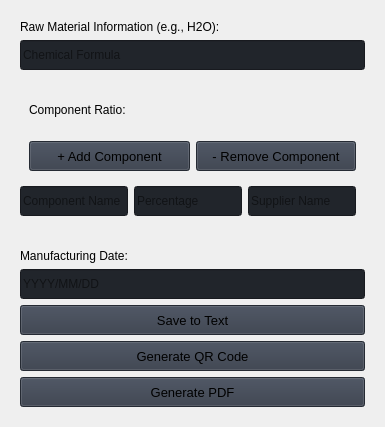
                     <widget class="QWidget" name="material_page">
                      <layout class="QVBoxLayout" name="verticalLayout_33">
                       <item>
                        <widget class="QFrame" name="verticalFrame">
                         <layout class="QVBoxLayout" name="verticalLayout_29">
                          <item>
                           <widget class="QLabel" name="lbl_raw_material">
                            <property name="text">
                             <string>Raw Material Information (e.g., H2O):</string>
                            </property>
                           </widget>
                          </item>
                          <item>
                           <widget class="QLineEdit" name="input_raw_material">
                            <property name="minimumSize">
                             <size>
                              <width>0</width>
                              <height>30</height>
                             </size>
                            </property>
                            <property name="styleSheet">
                             <string notr="true">background-color: rgb(33, 37, 43);</string>
                            </property>
                            <property name="text">
                             <string/>
                            </property>
                            <property name="placeholderText">
                             <string>Chemical Formula</string>
                            </property>
                           </widget>
                          </item>
                         </layout>
                        </widget>
                       </item>
                       <item>
                        <widget class="QWidget" name="verticalWidget_2" native="true">
                         <layout class="QVBoxLayout" name="verticalLayout_30">
                          <item>
                           <widget class="QFrame" name="verticalFrame_4">
                            <layout class="QVBoxLayout" name="verticalLayout_32">
                             <item>
                              <widget class="QLabel" name="lbl_component_ratio">
                               <property name="text">
                                <string>Component Ratio:</string>
                               </property>
                              </widget>
                             </item>
                            </layout>
                           </widget>
                          </item>
                          <item>
                           <widget class="QFrame" name="horizontalFrame">
                            <layout class="QHBoxLayout" name="horizontalLayout_19">
                             <item>
                              <widget class="QPushButton" name="btn_add_component">
                               <property name="minimumSize">
                                <size>
                                 <width>150</width>
                                 <height>30</height>
                                </size>
                               </property>
                               <property name="font">
                                <font>
                                 <family>Segoe UI</family>
                                 <pointsize>10</pointsize>
                                 <italic>false</italic>
                                 <bold>false</bold>
                                </font>
                               </property>
                               <property name="cursor">
                                <cursorShape>PointingHandCursor</cursorShape>
                               </property>
                               <property name="styleSheet">
                                <string notr="true">background-color: rgb(52, 59, 72);</string>
                               </property>
                               <property name="text">
                                <string>+ Add Component</string>
                               </property>
                               <property name="icon">
                                <iconset resource="../pyqt6/Modern_GUI_PyDracula_PySide6_or_PyQt6/resources.qrc">
                                 <normaloff>:/icons/images/icons/cil-folder-open.png</normaloff>:/icons/images/icons/cil-folder-open.png</iconset>
                               </property>
                              </widget>
                             </item>
                             <item>
                              <widget class="QPushButton" name="btn_remove_component">
                               <property name="minimumSize">
                                <size>
                                 <width>150</width>
                                 <height>30</height>
                                </size>
                               </property>
                               <property name="font">
                                <font>
                                 <family>Segoe UI</family>
                                 <pointsize>10</pointsize>
                                 <italic>false</italic>
                                 <bold>false</bold>
                                </font>
                               </property>
                               <property name="cursor">
                                <cursorShape>PointingHandCursor</cursorShape>
                               </property>
                               <property name="styleSheet">
                                <string notr="true">background-color: rgb(52, 59, 72);</string>
                               </property>
                               <property name="text">
                                <string>- Remove Component</string>
                               </property>
                               <property name="icon">
                                <iconset resource="../pyqt6/Modern_GUI_PyDracula_PySide6_or_PyQt6/resources.qrc">
                                 <normaloff>:/icons/images/icons/cil-folder-open.png</normaloff>:/icons/images/icons/cil-folder-open.png</iconset>
                               </property>
                              </widget>
                             </item>
                            </layout>
                           </widget>
                          </item>
                          <item>
                           <widget class="QFrame" name="horizontalFrame_2">
                            <layout class="QHBoxLayout" name="horizontalLayout_20">
                             <property name="leftMargin">
                              <number>0</number>
                             </property>
                             <property name="topMargin">
                              <number>0</number>
                             </property>
                             <item>
                              <widget class="QLineEdit" name="input_name">
                               <property name="minimumSize">
                                <size>
                                 <width>0</width>
                                 <height>30</height>
                                </size>
                               </property>
                               <property name="styleSheet">
                                <string notr="true">background-color: rgb(33, 37, 43);</string>
                               </property>
                               <property name="text">
                                <string/>
                               </property>
                               <property name="placeholderText">
                                <string>Component Name</string>
                               </property>
                              </widget>
                             </item>
                             <item>
                              <widget class="QLineEdit" name="input_percent">
                               <property name="minimumSize">
                                <size>
                                 <width>0</width>
                                 <height>30</height>
                                </size>
                               </property>
                               <property name="styleSheet">
                                <string notr="true">background-color: rgb(33, 37, 43);</string>
                               </property>
                               <property name="text">
                                <string/>
                               </property>
                               <property name="placeholderText">
                                <string>Percentage</string>
                               </property>
                              </widget>
                             </item>
                             <item>
                              <widget class="QLineEdit" name="supplier_name">
                               <property name="minimumSize">
                                <size>
                                 <width>0</width>
                                 <height>30</height>
                                </size>
                               </property>
                               <property name="styleSheet">
                                <string notr="true">background-color: rgb(33, 37, 43);</string>
                               </property>
                               <property name="text">
                                <string/>
                               </property>
                               <property name="placeholderText">
                                <string>Supplier Name</string>
                               </property>
                              </widget>
                             </item>
                            </layout>
                           </widget>
                          </item>
                         </layout>
                        </widget>
                       </item>
                       <item>
                        <widget class="QFrame" name="verticalFrame_3">
                         <layout class="QVBoxLayout" name="verticalLayout_31">
                          <item>
                           <widget class="QLabel" name="lbl_manufacturing_date">
                            <property name="text">
                             <string>Manufacturing Date:</string>
                            </property>
                           </widget>
                          </item>
                          <item>
                           <widget class="QLineEdit" name="input_manufacturing_date">
                            <property name="minimumSize">
                             <size>
                              <width>0</width>
                              <height>30</height>
                             </size>
                            </property>
                            <property name="styleSheet">
                             <string notr="true">background-color: rgb(33, 37, 43);</string>
                            </property>
                            <property name="text">
                             <string/>
                            </property>
                            <property name="placeholderText">
                             <string>YYYY/MM/DD</string>
                            </property>
                           </widget>
                          </item>
                          <item>
                           <widget class="QPushButton" name="btn_save_txt">
                            <property name="minimumSize">
                             <size>
                              <width>150</width>
                              <height>30</height>
                             </size>
                            </property>
                            <property name="font">
                             <font>
                              <family>Segoe UI</family>
                              <pointsize>10</pointsize>
                              <italic>false</italic>
                              <bold>false</bold>
                             </font>
                            </property>
                            <property name="cursor">
                             <cursorShape>PointingHandCursor</cursorShape>
                            </property>
                            <property name="styleSheet">
                             <string notr="true">background-color: rgb(52, 59, 72);</string>
                            </property>
                            <property name="text">
                             <string>Save to Text</string>
                            </property>
                            <property name="icon">
                             <iconset resource="../pyqt6/Modern_GUI_PyDracula_PySide6_or_PyQt6/resources.qrc">
                              <normaloff>:/icons/images/icons/cil-folder-open.png</normaloff>:/icons/images/icons/cil-folder-open.png</iconset>
                            </property>
                           </widget>
                          </item>
                          <item>
                           <widget class="QPushButton" name="btn_generate_qr">
                            <property name="minimumSize">
                             <size>
                              <width>150</width>
                              <height>30</height>
                             </size>
                            </property>
                            <property name="font">
                             <font>
                              <family>Segoe UI</family>
                              <pointsize>10</pointsize>
                              <italic>false</italic>
                              <bold>false</bold>
                             </font>
                            </property>
                            <property name="cursor">
                             <cursorShape>PointingHandCursor</cursorShape>
                            </property>
                            <property name="styleSheet">
                             <string notr="true">background-color: rgb(52, 59, 72);</string>
                            </property>
                            <property name="text">
                             <string>Generate QR Code</string>
                            </property>
                            <property name="icon">
                             <iconset resource="../pyqt6/Modern_GUI_PyDracula_PySide6_or_PyQt6/resources.qrc">
                              <normaloff>:/icons/images/icons/cil-folder-open.png</normaloff>:/icons/images/icons/cil-folder-open.png</iconset>
                            </property>
                           </widget>
                          </item>
                          <item>
                           <widget class="QPushButton" name="btn_generate_pdf_2">
                            <property name="minimumSize">
                             <size>
                              <width>150</width>
                              <height>30</height>
                             </size>
                            </property>
                            <property name="font">
                             <font>
                              <family>Segoe UI</family>
                              <pointsize>10</pointsize>
                              <italic>false</italic>
                              <bold>false</bold>
                             </font>
                            </property>
                            <property name="cursor">
                             <cursorShape>PointingHandCursor</cursorShape>
                            </property>
                            <property name="styleSheet">
                             <string notr="true">background-color: rgb(52, 59, 72);</string>
                            </property>
                            <property name="text">
                             <string>Generate PDF</string>
                            </property>
                            <property name="icon">
                             <iconset resource="../pyqt6/Modern_GUI_PyDracula_PySide6_or_PyQt6/resources.qrc">
                              <normaloff>:/icons/images/icons/cil-folder-open.png</normaloff>:/icons/images/icons/cil-folder-open.png</iconset>
                            </property>
                           </widget>
                          </item>
                         </layout>
                        </widget>
                       </item>
                      </layout>
                     </widget>
